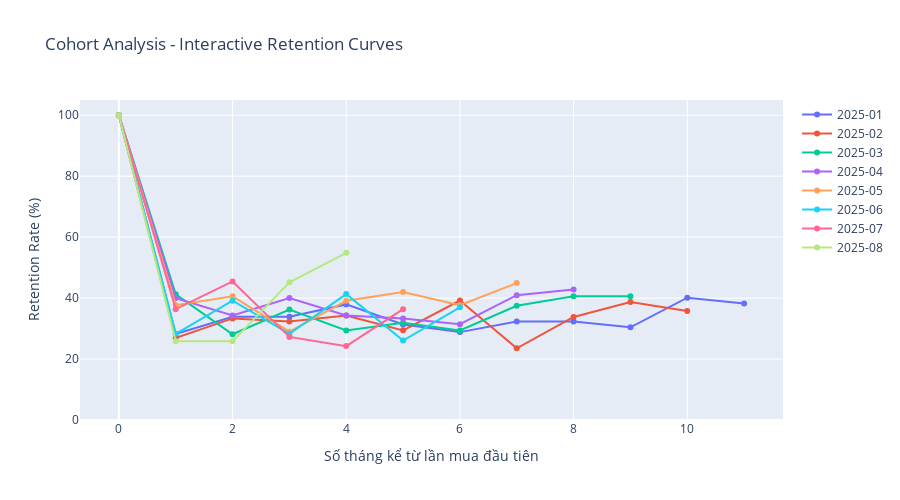

Source (notebook cell):
### Markdown cell above
CELL 9: Phân tích và trực quan hóa nâng cao - Cohort Analysis

### Code cell
print("\n👥 PHÂN TÍCH COHORT (Cohort Analysis)")
print("=" * 80)

# Tạo cohort month (tháng khách hàng mua lần đầu)
df_cohort = df.copy()
df_cohort['order_month'] = df_cohort['order_date'].dt.to_period('M')

# Tìm tháng đầu tiên mỗi khách hàng mua hàng
cohort_data = df_cohort.groupby('customer_id')['order_month'].min().reset_index()
cohort_data.columns = ['customer_id', 'cohort_month']

# Merge với df chính
df_cohort = df_cohort.merge(cohort_data, on='customer_id')

# Tính số tháng kể từ cohort month
df_cohort['cohort_index'] = (df_cohort['order_month'] - df_cohort['cohort_month']).apply(lambda x: x.n)

# Tạo cohort table
cohort_counts = df_cohort.groupby(['cohort_month', 'cohort_index'])['customer_id'].nunique().reset_index()
cohort_counts = cohort_counts.pivot(index='cohort_month', columns='cohort_index', values='customer_id')

# Retention rate
cohort_sizes = cohort_counts.iloc[:, 0]
retention = cohort_counts.divide(cohort_sizes, axis=0) * 100

# Cohort revenue
cohort_revenue = df_cohort.groupby(['cohort_month', 'cohort_index'])['total'].sum().reset_index()
cohort_revenue_pivot = cohort_revenue.pivot(index='cohort_month', columns='cohort_index', values='total')

# Tạo multiple visualizations
fig, axes = plt.subplots(2, 2, figsize=(18, 12))

# 1. Retention Rate Heatmap
sns.heatmap(retention, annot=True, fmt='.0f', cmap='RdYlGn', vmin=0, vmax=100,
            cbar_kws={'label': 'Retention Rate (%)'}, ax=axes[0, 0])
axes[0, 0].set_title('Cohort Retention Rate (%)', fontsize=14, fontweight='bold')
axes[0, 0].set_xlabel('Số tháng kể từ lần mua đầu tiên')
axes[0, 0].set_ylabel('Cohort Month')

# 2. Cohort Revenue Heatmap
sns.heatmap(cohort_revenue_pivot/1e6, annot=True, fmt='.1f', cmap='Blues',
            cbar_kws={'label': 'Doanh thu (Triệu VND)'}, ax=axes[0, 1])
axes[0, 1].set_title('Cohort Revenue (Triệu VND)', fontsize=14, fontweight='bold')
axes[0, 1].set_xlabel('Số tháng kể từ lần mua đầu tiên')
axes[0, 1].set_ylabel('Cohort Month')

# 3. Retention Curve (Line plot)
if retention.shape[1] > 1:
    for idx in retention.index[:5]:  # Vẽ 5 cohort đầu
        axes[1, 0].plot(retention.columns, retention.loc[idx], 
                       marker='o', linewidth=2, label=str(idx))
    axes[1, 0].set_title('Đường Cong Retention Theo Cohort', fontsize=14, fontweight='bold')
    axes[1, 0].set_xlabel('Số tháng kể từ lần mua đầu tiên')
    axes[1, 0].set_ylabel('Retention Rate (%)')
    axes[1, 0].legend(title='Cohort', bbox_to_anchor=(1.05, 1), loc='upper left')
    axes[1, 0].grid(alpha=0.3)
    axes[1, 0].set_ylim([0, 105])

# 4. Average Retention by Month
avg_retention = retention.mean()
axes[1, 1].bar(avg_retention.index, avg_retention.values, 
               color='teal', edgecolor='black', alpha=0.7)
axes[1, 1].set_title('Retention Rate Trung Bình Theo Tháng', fontsize=14, fontweight='bold')
axes[1, 1].set_xlabel('Số tháng kể từ lần mua đầu tiên')
axes[1, 1].set_ylabel('Retention Rate Trung Bình (%)')
for i, v in enumerate(avg_retention.values):
    axes[1, 1].text(i, v, f'{v:.1f}%', ha='center', va='bottom')
axes[1, 1].set_ylim([0, max(avg_retention.values) * 1.15])

plt.tight_layout()
plt.savefig("../img/truc_quan_hoa_cohort.png", dpi=300, bbox_inches='tight')
plt.show()

# Interactive Plotly visualization
fig_plotly = go.Figure()

# Thêm từng cohort như một line
for idx in retention.index[:8]:  # Top 8 cohorts
    fig_plotly.add_trace(go.Scatter(
        x=retention.columns,
        y=retention.loc[idx],
        mode='lines+markers',
        name=str(idx),
        hovertemplate='Tháng %{x}<br>Retention: %{y:.1f}%<extra></extra>'
    ))

fig_plotly.update_layout(
    title='Cohort Analysis - Interactive Retention Curves',
    xaxis_title='Số tháng kể từ lần mua đầu tiên',
    yaxis_title='Retention Rate (%)',
    hovermode='x unified',
    height=500,
    yaxis=dict(range=[0, 105])
)
plt.savefig("../img/truc_quan_hoa_cohort_plotly.png", dpi=300, bbox_inches='tight')
fig_plotly.show()

print("\n📊 Thống kê Retention:")
print(f"   - Retention trung bình tháng 1: {retention[1].mean():.1f}%")
if len(retention.columns) > 3:
    print(f"   - Retention trung bình tháng 3: {retention[3].mean():.1f}%")
if len(retention.columns) > 6:
    print(f"   - Retention trung bình tháng 6: {retention[6].mean():.1f}%")

# Phân tích churn rate
if len(retention.columns) > 1:
    churn_rate = 100 - retention[1].mean()
    print(f"   - Churn rate trung bình (tháng 1): {churn_rate:.1f}%")

print("\n✅ Hoàn thành phân tích Cohort với trực quan hóa đầy đủ!")

### Figure 1 — Plotly figure (JSON) as saved in the notebook; plotly's stock layout.template omitted (floating-point values rounded to 4 significant figures)
{"data": [{"hovertemplate": "Tháng %{x}<br>Retention: %{y:.1f}%<extra></extra>", "mode": "lines+markers", "name": "2025-01", "type": "scatter", "x": [0, 1, 2, 3, 4, 5, 6, 7, 8, 9, 10, 11], "y": [100, 28.21, 33.86, 33.86, 37.93, 31.35, 28.84, 32.29, 32.29, 30.41, 40.13, 38.24]}, {"hovertemplate": "Tháng %{x}<br>Retention: %{y:.1f}%<extra></extra>", "mode": "lines+markers", "name": "2025-02", "type": "scatter", "x": [0, 1, 2, 3, 4, 5, 6, 7, 8, 9, 10, 11], "y": [100, 26.96, 33.33, 32.35, 34.31, 29.41, 39.22, 23.53, 33.82, 38.73, 35.78, null]}, {"hovertemplate": "Tháng %{x}<br>Retention: %{y:.1f}%<extra></extra>", "mode": "lines+markers", "name": "2025-03", "type": "scatter", "x": [0, 1, 2, 3, 4, 5, 6, 7, 8, 9, 10, 11], "y": [100, 41.25, 28.12, 36.25, 29.38, 31.87, 29.38, 37.5, 40.62, 40.62, null, null]}, {"hovertemplate": "Tháng %{x}<br>Retention: %{y:.1f}%<extra></extra>", "mode": "lines+markers", "name": "2025-04", "type": "scatter", "x": [0, 1, 2, 3, 4, 5, 6, 7, 8, 9, 10, 11], "y": [100, 40, 34.29, 40, 34.29, 33.33, 31.43, 40.95, 42.86, null, null, null]}, {"hovertemplate": "Tháng %{x}<br>Retention: %{y:.1f}%<extra></extra>", "mode": "lines+markers", "name": "2025-05", "type": "scatter", "x": [0, 1, 2, 3, 4, 5, 6, 7, 8, 9, 10, 11], "y": [100, 37.68, 40.58, 28.99, 39.13, 42.03, 37.68, 44.93, null, null, null, null]}, {"hovertemplate": "Tháng %{x}<br>Retention: %{y:.1f}%<extra></extra>", "mode": "lines+markers", "name": "2025-06", "type": "scatter", "x": [0, 1, 2, 3, 4, 5, 6, 7, 8, 9, 10, 11], "y": [100, 28.26, 39.13, 28.26, 41.3, 26.09, 36.96, null, null, null, null, null]}, {"hovertemplate": "Tháng %{x}<br>Retention: %{y:.1f}%<extra></extra>", "mode": "lines+markers", "name": "2025-07", "type": "scatter", "x": [0, 1, 2, 3, 4, 5, 6, 7, 8, 9, 10, 11], "y": [100, 36.36, 45.45, 27.27, 24.24, 36.36, null, null, null, null, null, null]}, {"hovertemplate": "Tháng %{x}<br>Retention: %{y:.1f}%<extra></extra>", "mode": "lines+markers", "name": "2025-08", "type": "scatter", "x": [0, 1, 2, 3, 4, 5, 6, 7, 8, 9, 10, 11], "y": [100, 25.81, 25.81, 45.16, 54.84, null, null, null, null, null, null, null]}], "layout": {"height": 500, "hovermode": "x unified", "title": {"text": "Cohort Analysis - Interactive Retention Curves"}, "xaxis": {"title": {"text": "Số tháng kể từ lần mua đầu tiên"}}, "yaxis": {"range": [0, 105], "title": {"text": "Retention Rate (%)"}}}}
